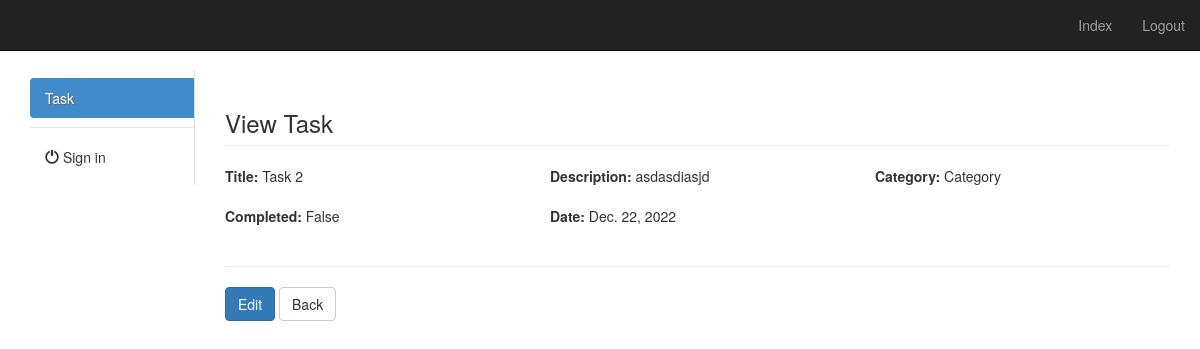
The page /task/2/ (signed in) on the database its author committed.
### app/models.py (models this page shows, shortened)
class Timestamp(models.Model):
    created_at = models.DateTimeField(auto_now_add=True)
    updated_at = models.DateTimeField(auto_now=True)
    class Meta:
        abstract = True

class Task(Timestamp):
    title = models.CharField(max_length=255)
    description = models.TextField(blank=True, null=True)
    category = models.CharField(max_length=255, blank=True, null=True)
    completed = models.BooleanField(default=False)
    date = models.DateField(blank=True, null=True, default=datetime.date.today)

### app/views/task.py (the view)
class Detail(LoginRequiredMixin, TaskMixin, DetailView):
    login_url = '/admin/login/'
    model = Task
    template_name = 'task/detail.html'
    context_object_name = 'task'
    def get_context_data(self, **kwargs):
        context = super(Detail, self).get_context_data(**kwargs)
        return context

### app/mixins.py (called while the page is built)
    def get_context_data(self, **kwargs):
        context = super(TaskMixin, self).get_context_data(**kwargs)
        if self.model:
            context['model_name'] = self.model._meta.verbose_name.title()
            context['model_name_plural'] = self.model._meta.verbose_name_plural.title()
        return context

### app/templates/task/detail.html (shortened to what this page needs)
{% extends 'base.html' %}
{% load static %}
{% load form_utils %}
{% block content %}
    <h3 class="page-header">View Task</h3>
    <div class="row">
        <div class="col-xs-4">
 <div class="form-group">
 <label>Title:</label>
{{ object.title }}
 </div>
 </div>
<div class="col-xs-4">
 <div class="form-group">
 <label>Description:</label>
{{ object.description }}
 </div>
 </div>
<div class="col-xs-4">
 <div class="form-group">
 <label>Category:</label>
{{ object.category }}
 </div>
 </div>
<div class="col-xs-4">
 <div class="form-group">
 <label>Completed:</label>
{{ object.completed }}
 </div>
 </div>
<div class="col-xs-4">
 <div class="form-group">
 <label>Date:</label>
{{ object.date }}
 </div>
 </div>
    </div>
    <hr/>
    <div id="actions" class="row">
        <div class="col-md-12">
            <a class="btn btn-primary" href="{% url 'TASK_update' task.pk %}">
                Edit
            </a>
            <a href="{% url 'TASK_list' %}" class="btn btn-default">Back</a>
        </div>
    </div>
{% endblock %}

### rows shown on the page
Task: title "Task 2", description "asdasdiasjd", category "Category", completed "False", date "Dec. 22, 2022"
